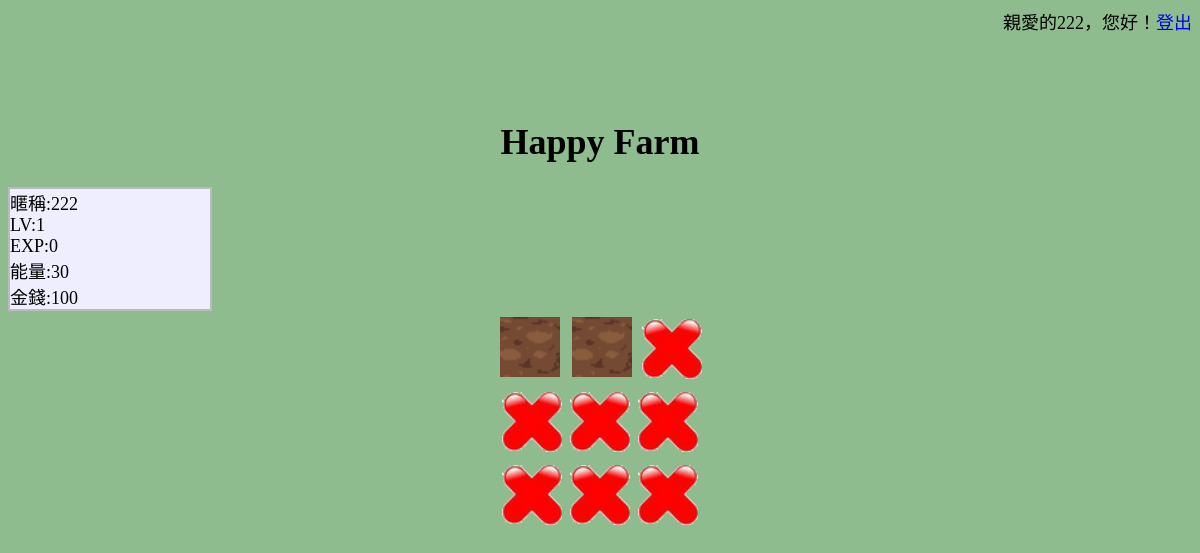
/1.php (signed in), run on the app's committed database.
### tables this page shows
CREATE TABLE IF NOT EXISTS `player` (
  `pID` int(11) NOT NULL,
  `pname` varchar(11) NOT NULL,
  `account` varchar(20) NOT NULL,
  `password` varchar(20) NOT NULL,
  `level` int(11) NOT NULL DEFAULT '1',
  `exp` int(11) NOT NULL DEFAULT '0',
  `energy` int(11) NOT NULL DEFAULT '30',
  `money` int(11) NOT NULL DEFAULT '100'
);

### 1.php (the view, shortened to what this page needs)
<?php
    include"isset.php";
    $id=$_SESSION['uID'];
?>
<!DOCTYPE html>
<html lang="en">
<head>
</head>
<body>
<?php
    echo"<div id=\"top\">";
    echo"親愛的".$id."，您好！<a href=\"logout.php\" STYLE=\"text-decoration:none\">登出</a>";
    echo"</div>";
    echo"</br></br></br><h1 style=\"text-align:center;\">Happy Farm</h1>";
    $sql1 = "select  * from player  where pname='$id'";
    $results=mysqli_query($conn,$sql1);
    if($rows=mysqli_fetch_array($results)){
        echo"<div id=\"column\">",
            "暱稱:".$rows["pname"]."</br>",
            "LV:".$rows["level"]."</br>",
            "EXP:".$rows["exp"]."</br>",
            "能量:".$rows["energy"]."</br>",
            "金錢:".$rows["money"]."</br></div>";
    }
?>
<div id="rr" align="center">
<?php
$sql1 = "select * from player  where pname='$id'";
$results2=mysqli_query($conn,$sql1);
if ($rs=mysqli_fetch_array($results2)) {
    if($rs['level']==1){
        $farm=2;
        for($i=1;$i<=$farm;$i++){
            if($i%3==0){
                echo"<label>",
                    "<input name=\"farm\" value=\"$i\" type=\"radio\"></input>",
                    "<img src=\"img/1.jpg\" id=\"b\" ></label></br>";
            }
            else{
                echo"<label>",
                    "<input name=\"farm\" value=\"$i\" type=\"radio\"></input>",
                    "<img src=\"img/1.jpg\" id=\"b\" ></label>";
            }
        }
        for($i=1;$i<=9-$farm;$i++){
            if(($i+($farm%3))%3==0){
                echo"<img src=\"img/2.png\"></br>";
            }
            else{
                echo"<img src=\"img/2.png\">";
            }
        }
    }
}
?>
</div>
</body>
</html>

### 1.php (style rules this page uses)
body { background-color:#8FBC8F; font-size:18px; }
#top { text-align:right; }
img { width:60px; height:60px; margin:4px; }
label > input + img { cursor:pointer; border:2px solid transparent; }
#column { background-color:#EEEEFF; display:block; width:200px; border:2px solid #BBBBBB; }

### data on the page
player: pname "222", level "1", exp "0", energy "30", money "100"

### other printed values
$id "222"
